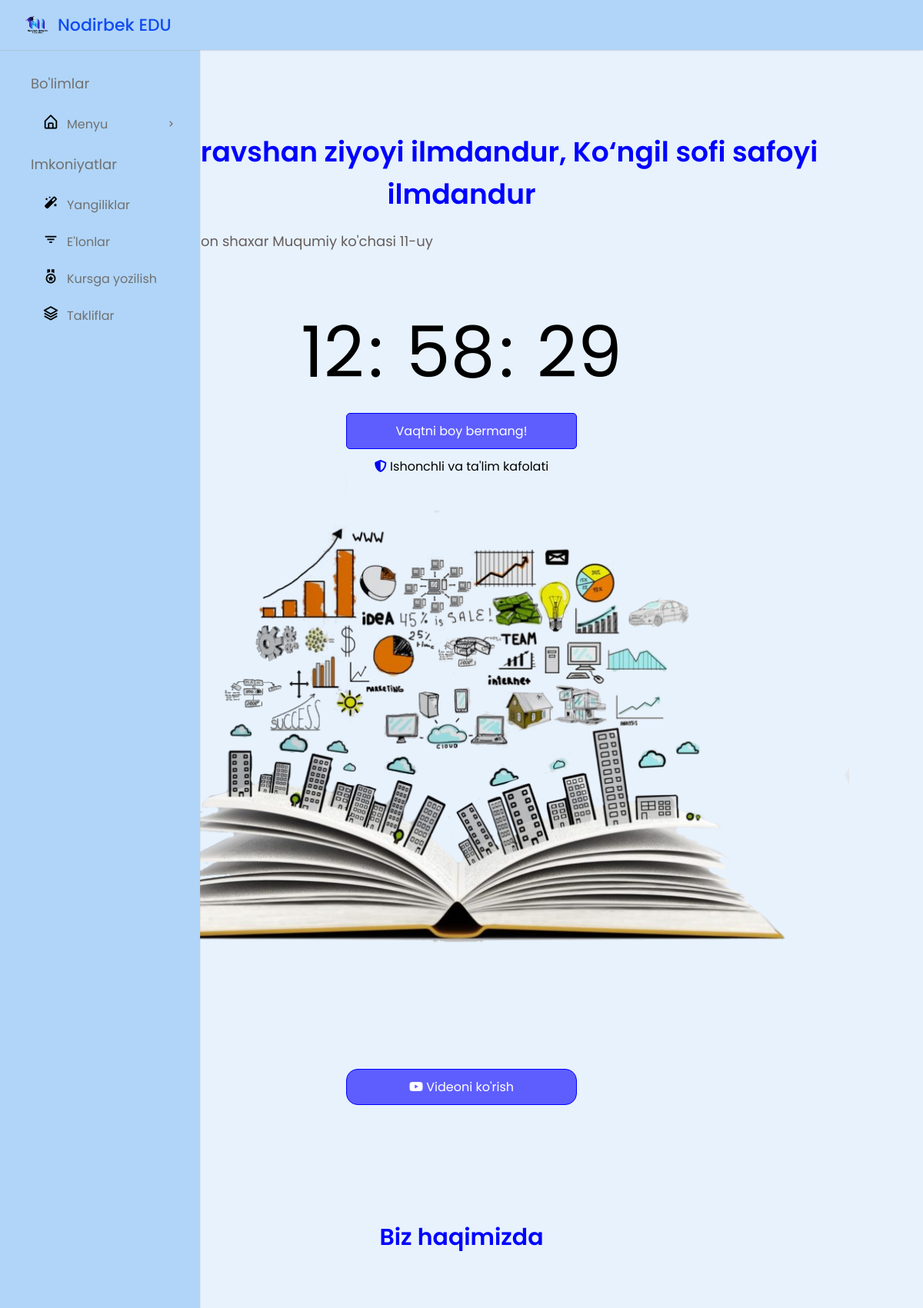
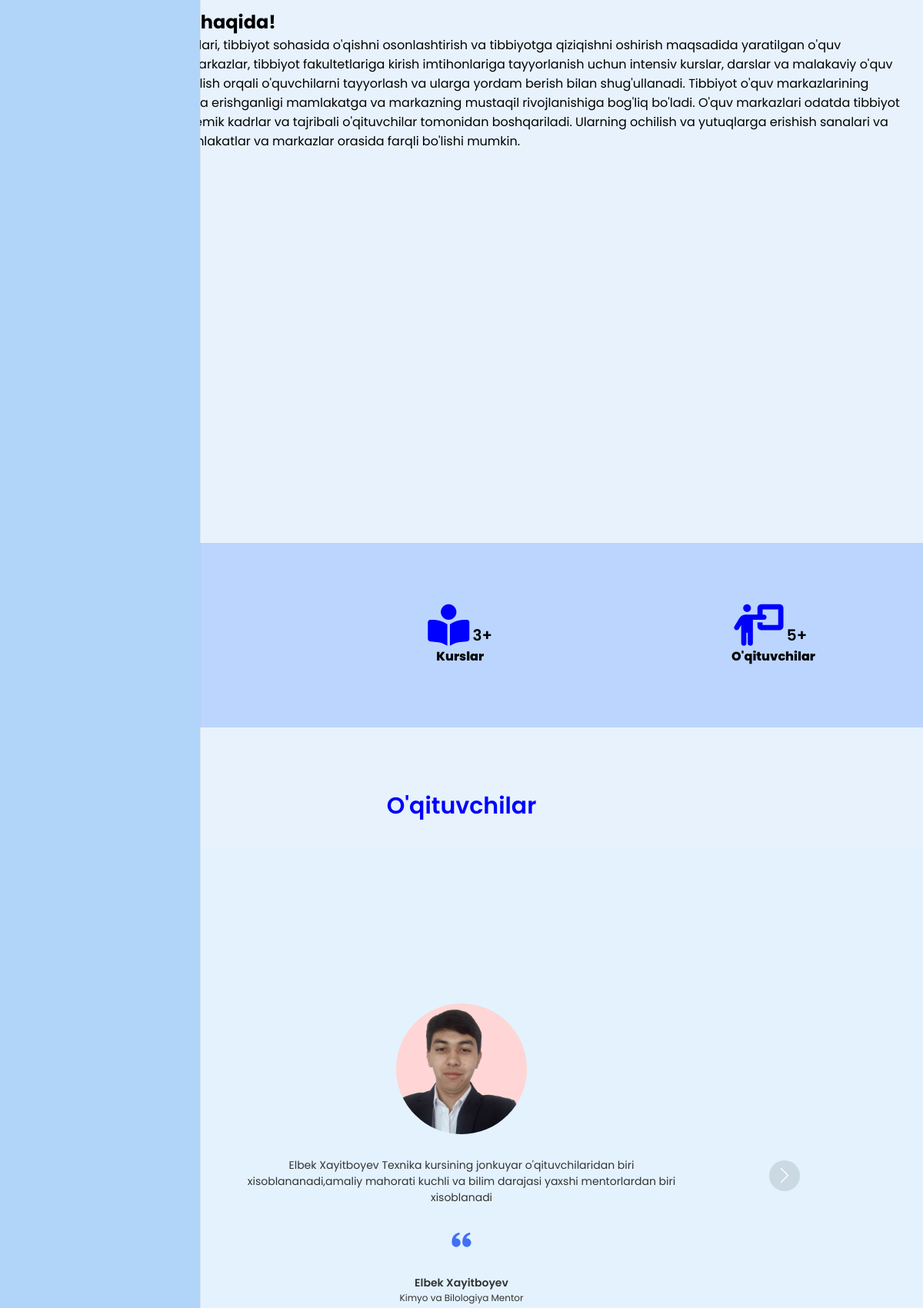
The page / (upper part) on the database its author committed (2 pictures, top to bottom).
### asosiy/models.py (models this page shows, shortened)
class Info(models.Model):
    shirif_matn=models.TextField(null=True,blank=True)
    joylashuv=models.CharField(max_length=50)
    tel=models.CharField(max_length=13)
    quyi_matn=models.CharField(max_length=50)
    tarif=models.TextField(null=True,blank=True)

class ReklamaMentor(models.Model):
    teacher_fk=models.ForeignKey(Teacher_table,on_delete=models.CASCADE)
    rasm=models.FileField(upload_to='reklama_mentor_rasmlari/')
    tarif=models.TextField()
    soha = models.CharField(max_length=30, null=True, blank=True)

class Teacher_table(models.Model):
    ism = models.CharField(max_length=35)
    fam = models.CharField(max_length=50)
    tel = models.CharField(max_length=13)
    manzil=models.CharField(max_length=60)
    tugulgan_sana = models.DateField()
    user = models.OneToOneField(User, on_delete=models.SET_NULL, null=True)

### asosiy/views.py (the view)
# urls.py: path('', IndexAll.as_view()),
class IndexAll(View):
    def get(self, request):
        mentor = Teacher_table.objects.all().count()
        kurslar = Kurs.objects.all().count()
        talabalar = Asosiy_talabalar_safi.objects.all().count()
        data = {
            'mentor': mentor,
            'kurslar': kurslar,
            'talabalar': talabalar,
            'mentorreklama': ReklamaMentor.objects.all(),
            'alooquvchi': ReklamaAlochiOquvchilar.objects.all()[:3],
            'info': Info.objects.all()[::-1]
        }
        return render(request, 'indexuser.html', data)

### templates/indexuser.html (shortened to what this page needs)
<!DOCTYPE html>
<html lang="en">
  <head>
      {% load static %}
    <link rel="stylesheet" href="{% static 'swiper-bundle.min.css' %}">
    <link rel="stylesheet" href="https://cdnjs.cloudflare.com/ajax/libs/font-awesome/6.4.0/css/all.min.css" />
    <link rel="stylesheet" href="{% static 'styleuser.css' %}" />
    <link rel="stylesheet" href="{% static 'root.css' %}">
    <link rel="stylesheet" href="{% static 'standart.css' %}">
    <link
      href="https://unpkg.com/boxicons@2.1.2/css/boxicons.min.css"
      rel="stylesheet"
    />
  </head>
  <body>
<nav class="navbar">
   <div class="logo_item">
     <img src="./media/mm2n.png" alt=""></i>
       <p>Nodirbek EDU</p>
   </div>
 </nav>
 <nav class="sidebar">
   <div class="menu_content">
     <ul class="menu_items">
       <div class="menu_title menu_dahsboard"></div>
       <li class="item">
         <div href="#" class="nav_link submenu_item">
           <span class="navlink_icon">
             <i class="bx bx-home-alt"></i>
           </span>
           <span class="navlink">Menyu</span>
           <i class="bx bx-chevron-right arrow-left"></i>
         </div>
       </li>
     </ul>
     <ul class="menu_items">
       <div class="menu_title menu_editor"></div>
       <li class="item">
         <a href="/yangiliklar" class="nav_link">
           <span class="navlink_icon">
             <i class="bx bxs-magic-wand"></i>
           </span>
           <span class="navlink">Yangiliklar</span>
         </a>
       </li>
       <li class="item">
         <a href="/imtihonlar" class="nav_link">
           <span class="navlink_icon">
             <i class="bx bx-filter"></i>
           </span>
           <span class="navlink">E'lonlar</span>
         </a>
       </li>
     </ul>
     <ul class="menu_items">
       <li class="item">
         <a href="/sorovJonatish" class="nav_link">
           <span class="navlink_icon">
             <i class="bx bx-medal"></i>
           </span>
           <span href="" class="navlink">Kursga yozilish</span>
         </a>
       </li>
       <li class="item">
         <a href="#" class="nav_link">
           <span class="navlink_icon">
             <i class="bx bx-layer"></i>
           </span>
           <span class="navlink">Takliflar</span>
         </a>
       </li>
     </ul>
   </div>
 </nav>
 {% for i in info %}
<section class="section_1" id="home">
  <div class="section_1_l">
  <h1 class="header_text">{{i.shirif_matn}}</h1>
  <div class="header_info">
      <div >
          <p> {{i.joylashuv}}</p>
      </div>
      <div >
          <p>{{i.tel}}</p>
      </div>
  </div>
  <div class="box_time">
      <div class="time">
          <span class="time_hour"></span>:
          <span class="time_min"></span>:
          <span class="time_second"></span>
      </div>
       <a href="/"> <div class="btn_begin login_bnt">Vaqtni boy bermang!</div></a>
     <a href="/allLoginPage"> <i class="fa-solid fa-shield-halved"></i></a>
      <span class="">{{i.quyi_matn}}</span>
  </div>
  </div>
  <div class="section_1_r">
       <img src="./media/header_right.png" alt="">
  </div>
  </section>
  <div class="bottom_btn">
    <div class="video_btn btn_begin"><i class="fa-brands fa-youtube"></i> Videoni ko'rish
    </div>
 </div>
  <div class="section_title"  id="about">
    <h1 class="section_title"> Biz haqimizda</h1>
  </div>
 <section class="about">
  <div class="box_about">
      <div class="about_text">
          <h1>O'quv markaz haqida!</h1>
          <p>{{i.tarif}}</p>
      </div>
      {% endfor %}
      <div class="about_location">
          <iframe id="map" src="https://www.google.com/maps/embed?pb=!1m18!1m12!1m3!1d3642.878789949565!2d64.68343989980144!3d40.04659780183209!2m3!1f0!2f0!3f0!3m2!1i1024!2i768!4f13.1!3m3!1m2!1s0x3f5069d528dc1d29%3A0x2585b35da4fa720e!2sNodirbek%20Ismoilov%20o&#39;quv%20markazi!5e1!3m2!1sen!2s!4v1685636936051!5m2!1sen!2s"   style="border:0;" allowfullscreen="" loading="lazy"></iframe>
      </div>
  </div>
   <div class="about_with_num">
     <div class="nums">
      <span class="num">{{talabalar}}+</span>
      <p class="num_text">O'quvchilar</p>
     </div>
     <div class="nums">
      <i class="fa-solid fa-book-open-reader"></i>
      <span class="num">{{kurslar}}+</span>
      <p class="num_text">Kurslar</p>
     </div>
     <div class="nums">
      <i class="fa-solid fa-person-chalkboard"></i>
      <span class="num">{{mentor}}+</span>
      <p class="num_text"> O'qituvchilar</p>
     </div>
  </div>
</section>
   <div class="section_title" id="uqituvchilar">
     <h1 class="section_title">O'qituvchilar</h1>
   </div>
    <section class="container" >
      <div class="testimonial mySwiper">
        <div class="testi-content swiper-wrapper">
            {% for i in mentorreklama %}
          <div class="slide swiper-slide">
            <img src="{{i.rasm.url}}" alt="" class="image" />
            <p>
              {{i.tarif}}
            </p>
            <i class="bx bxs-quote-alt-left quote-icon"></i>
            <div class="details">
              <span class="name">{{i.teacher_fk.ism}} {{i.teacher_fk.fam}}</span>
              <span class="job">{{i.soha}}</span>
            </div>
          </div>
           {% endfor %}
        </div>
        <div class="swiper-button-next nav-btn"></div>
      </div>
    </section>
  </body>
</html>

### static/styleuser.css (style rules this page uses)
.section_1 { margin-left: 200px; margin-top: 170px; display: flex; }
.section_1_l { width: 60%; margin-top: 20px; }
.section_1_l h1 { color: blue; font-size: 36px; font-weight: 600; }
.section_1_l .header_info { margin-top: 10px ; }
.section_1_l .header_info div { display: flex; margin-top: 5px; }
.section_1_l .header_info div:first-child { padding: 10px 0px; }
.section_1_l .header_info p { font-weight: 400; font-size: large; color: #665d5d; }
.section_1_l .box_time { margin-top: 20px; }
.section_1_r img { width: 90%; }
.box_time .time { font-size:92px ; }
.time span { padding: 5px; font-size:92px; border-radius: 10px; }
.btn_begin { margin-top: 20px; width: 82%; max-width: 300px; border: 1px solid blue; text-align: center; padding: 10px 0px; border-radius:5px; background-color: rgb(94, 94, 255); font-weight: 400; color: #fff; margin-bottom: 20px; }
.bottom_btn { margin-left: 200px; }
.bottom_btn .btn_begin { border-radius: 15px; margin: 0 auto; margin-top: 100px; margin-bottom: 70px; }
.container { height: 100vh; width: 100%; display: flex; align-items: center; justify-content: center; background-color: #e3f2fd; }
.testimonial { position: relative; max-width: 900px; width: 100%; padding: 50px 0; overflow: hidden; }
.testimonial .image { height: 170px; width: 170px; object-fit: cover; border-radius: 50%; }
.testimonial .slide { display: flex; align-items: center; justify-content: center; flex-direction: column; row-gap: 30px; height: 100%; width: 100%; }
.slide p { text-align: center; padding: 0 160px; font-size: 14px; font-weight: 400; color: #333; }
.slide .quote-icon { font-size: 30px; color: #4070f4; }
.slide .details { display: flex; flex-direction: column; align-items: center; }
.details .name { font-size: 14px; font-weight: 600; color: #333; }
.details .job { font-size: 12px; font-weight: 400; color: #333; }
.nav-btn { height: 40px; width: 40px; border-radius: 50%; transform: translateY(30px); background-color: rgba(0, 0, 0, 0.1); transition: 0.2s; }
.nav-btn::after, .nav-btn::before { font-size: 20px; color: #fff; }
ul { list-style: none; color: rgb(210, 252, 252); margin: 0; }
a { text-decoration: none; }
.section_title { display: block; width: 100%; margin-bottom: 30px; text-align: center; font-size: 30px; padding-top: 40px; color: blue; font-weight: 600; }
.about .box_about { display: flex; padding: 70px; padding-bottom: 0px; }
.about .about_text { padding: 10px 40px; margin-top: 80px; }
.about_location iframe { margin-top: 20px; width: 500px; height: 400px; }
.about .about_with_num { margin-top: 50px; background-color: #b5d1ffda; display: flex; justify-content: space-between; padding:40px 100px ; }
.about_with_num .nums { padding: 10px; padding:40px 40px ; }
.nums i { font-size: 54px; color: blue; }
.nums span { font-weight: 600; font-size: 20px; }
.nums p { font-weight: 800; text-align: center; }
@media (max-width:1200px) { .section_1 { display: block; padding: 0px 40px; margin-left: 0; } }
@media (max-width:1200px) { .section_1_l { width: 100%; text-align: center } }
@media (max-width:1200px) { .section_1_r img { display: block; margin: 0 auto; } }
@media (max-width:1200px) { .about .about_text { padding: 0 0 20px 40px; } }
@media (max-width:1200px) { .btn_begin { margin: 10px auto; } }
@media (max-width:1200px) { .bottom_btn { margin-left: 0; } }
@media (max-width:1200px) { .about .box_about { display: block; } }
@media (max-width:1200px) { .about .about_text { padding-left: 64px; } }
@media (max-width:1200px) { .about_location iframe { display: block; margin: 0 auto; margin-top: 40px; width: 80%; min-height: 80px; } }
@media (max-width:1200px) { .about .box_about { padding: 0 20px; } }

### static/root.css (style rules this page uses)
:root { --first-color: blue; --black-color: rgb(29, 27, 27); --wite-color: #fff; --body-color: #e2e1e1; --white-color: #b0d5f8; --blue-color: #104cf0; --grey-color: #707070; --grey-color-light: #aaa; --body-font:'Open Sans', sans-serif; --small-font-size:.913rem; }

### rows shown on the page
Info: shirif_matn "Jahon ravshan ziyoyi ilmdandur, Ko‘ngil sofi safoyi ilmdandur", joylashuv "Farg'ona viloyati Qo'qon shaxar Muqumiy ko'chasi 11-uy", quyi_matn "Ishonchli va ta'lim kafolati", tarif "Tibbiyot o'quv markazlari, tibbiyot sohasida o'qishni osonlashtirish va tibbiyotga qiziqishni oshirish maqsadida yaratilgan o'quv muassasalardir. Bu markazlar, tibbiyot fakultetlariga kirish imtihonlariga tayyorlanish uchun intensiv kurslar, darslar va malakaviy o'quv mashg'ulotlari taklif qilish orqali o'quvchilarni tayyorlash va ularga yordam berish bilan shug'ullanadi. Tibbiyot o'quv markazlarining ochilgan va yutuqlarga erishganligi mamlakatga va markazning mustaqil rivojlanishiga bog'liq bo'ladi. O'quv markazlari odatda tibbiyot sohasida kuchli akademik kadrlar va tajribali o'qituvchilar tomonidan boshqariladi. Ularning ochilish va yutuqlarga erishish sanalari va yutuqlar miqdori…"
ReklamaMentor: rasm (picture), tarif "Elbek Xayitboyev Texnika kursining jonkuyar o'qituvchilaridan biri xisoblananadi,amaliy mahorati kuchli va bilim darajasi yaxshi mentorlardan biri xisoblanadi", teacher_fk.ism "Elbek", teacher_fk.fam "Xayitboyev", soha "Kimyo va Bilologiya Mentor"

### other values the page prints
{{ kurslar }} "3"
{{ mentor }} "5"
